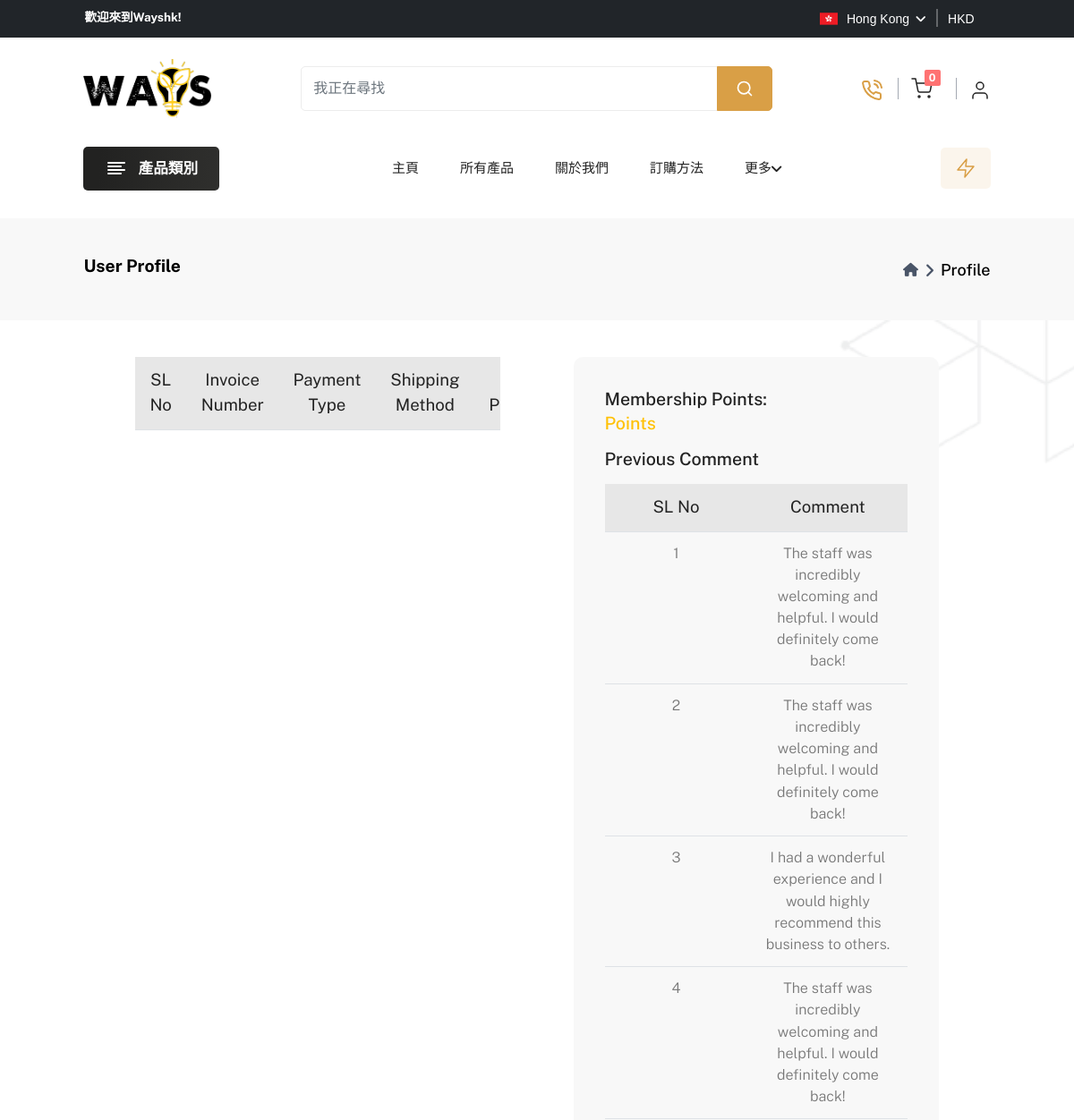
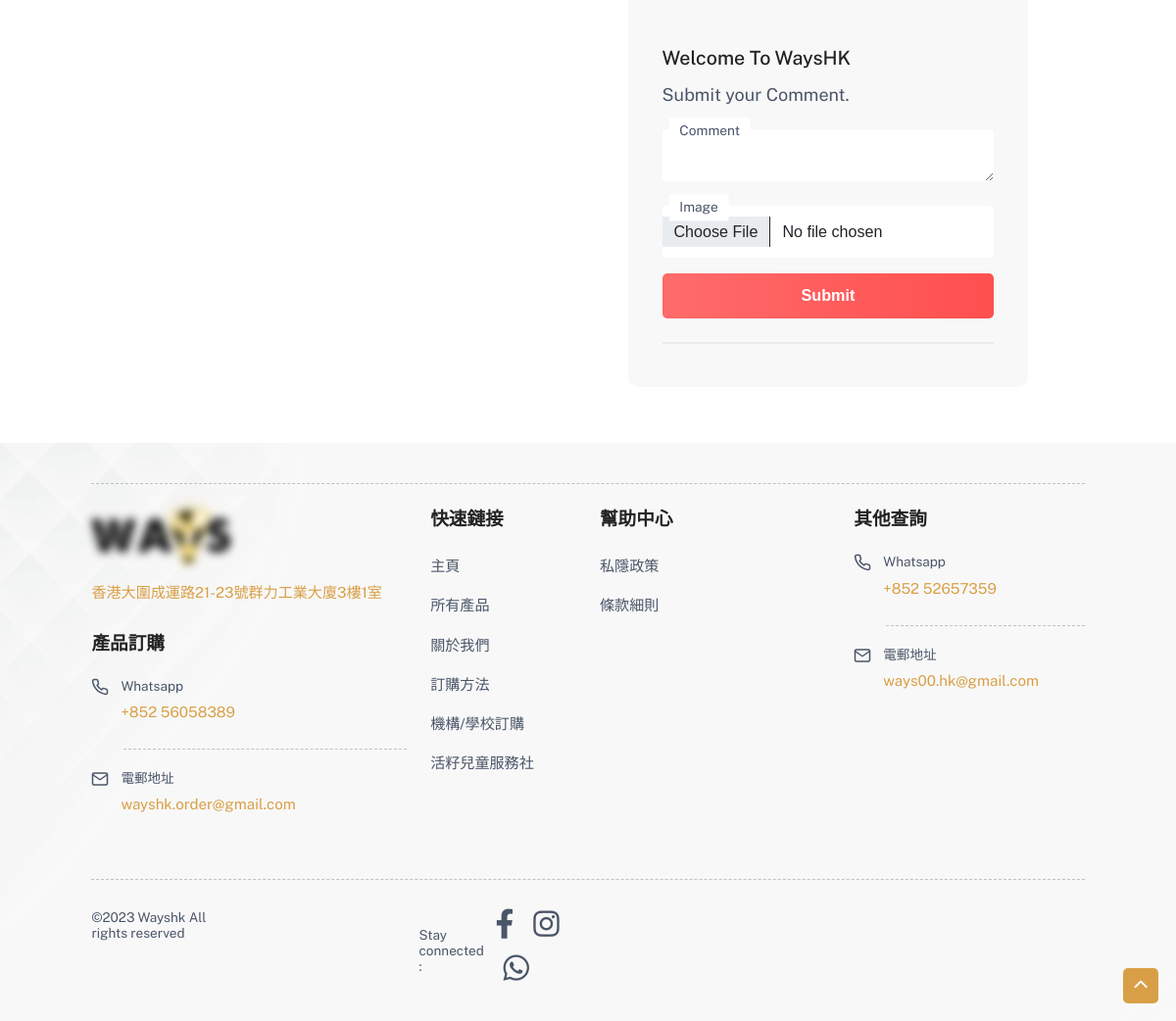
Page /profile.php (signed in) on the committed database (2 pictures, top to bottom).
### tables this page shows
CREATE TABLE `review` (
  `review_id` int(11) NOT NULL,
  `customer_id` int(11) NOT NULL,
  `image` varchar(500) NOT NULL,
  `description` text NOT NULL,
  `status` int(11) NOT NULL DEFAULT 0,
  `inserted_at` datetime NOT NULL
);

### admin/include/dbController.php (called while the page is built, shortened)
<?php
class DBController {
    private $host = "localhost";
    private $user = "root";
    private $password = "";
    private $database = "wayshk";
    private $conn;
    function __construct() {
        $this->conn = $this->connectDB();
    }
    function connectDB() {
        $conn = mysqli_connect($this->host,$this->user,$this->password,$this->database);
        return $conn;
    }
    function runQuery($query) {
        $result = mysqli_query($this->conn,$query);
        while($row=mysqli_fetch_assoc($result)) {
            $resultset[] = $row;
        }
        if(!empty($resultset))
            return $resultset;
    }
    function numRows($query) {
        $result  = mysqli_query($this->conn,$query);
        $rowcount = mysqli_num_rows($result);
        return $rowcount;
    }
}

### profile.php (the view, shortened to what this page needs)
<?php
include('admin/include/dbController.php');
$db_handle = new DBController();
if (!isset($_SESSION['id'])) {
    header('Location: index.php');
}else{
    $customer_id = $_SESSION['id'];
}
?>
<!DOCTYPE html>
<html lang="en">
<head>
    <?php include('include/css.php'); ?>
</head>
<body>
<?php
include('include/header.php');
?>
<section class="breadscrumb-section pt-0">
    <div class="container-fluid-lg">
        <div class="row">
            <div class="col-12">
                <div class="breadscrumb-contain">
                    <h2 class="mb-2">User Profile</h2>
                    <nav>
                        <ol class="breadcrumb mb-0">
                            <li class="breadcrumb-item">
                                <a href="index.php">
                                    <i class="fa-solid fa-house"></i>
                                </a>
                            </li>
                            <li class="breadcrumb-item active">Profile</li>
                        </ol>
                    </nav>
                </div>
            </div>
        </div>
    </div>
</section>
<section class="log-in-section background-image-2 section-b-space">
    <div class="container-fluid-lg w-100">
        <div class="row">
            <div class="col-xxl-6 col-xl-5 col-lg-6 d-lg-block d-none ms-auto">
                <div class="row">
                    <div class="col-12">
                        <div class="table-responsive">
                            <table class="table order-tab-table">
                                <thead>
                                <tr>
                                    <th>SL No</th>
                                    <th>Invoice Number</th>
                                    <th>Payment Type</th>
                                    <th>Shipping Method</th>
                                    <th>Price</th>
                                </tr>
                                </thead>
                            </table>
                        </div>
                    </div>
                </div>
            </div>
            <div class="col-xxl-4 col-xl-5 col-lg-6 col-sm-8 mx-auto">
                <div class="log-in-box">
                    <div class="log-in-title">
                        <h3>Membership Points:</h3>
                        <h3 class="text-warning">
                            <?php
                            $point = $db_handle->runQuery("SELECT SUM(points) as p FROM point WHERE customer_id = '$customer_id'");
                            ?>
                         Points</h3>
                    </div>
                    <div class="log-in-title">
                        <h3>Previous Comment</h3>
                    </div>
                    <div class="row">
                        <div class="col-12">
                            <div class="table-responsive">
                                <table class="table order-tab-table">
                                    <thead>
                                    <tr>
                                        <th>SL No</th>
                                        <th>Comment</th>
                                    </tr>
                                    </thead>
                                    <tbody>
                                    <?php
                                    $comment = $db_handle->runQuery("select * from review where customer_id = '$customer_id'");
                                    $no_comment = $db_handle->numRows("select * from review where customer_id = '$customer_id'");
                                    for($i=0; $i<$no_comment;$i++){
                                        ?>
                                        <tr>
                                            <td><?php echo $i+1;?></td>
                                            <td><?php echo $comment[$i]['description'];?></td>
                                        </tr>
                                        <?php
                                    }
                                    ?>
                                    </tbody>
                                </table>
                            </div>
                        </div>
                    </div>
                    <div class="log-in-title mt-5">
                        <h3>Welcome To WaysHK</h3>
                        <h4>Submit your Comment.</h4>
                    </div>
                    <div class="input-box">
                        <form class="row g-4" action="#" method="post" enctype="multipart/form-data">
                            <div class="col-12">
                                <div class="form-floating theme-form-floating log-in-form">
                                    <textarea class="form-control" rows="4" name="review"></textarea>
                                    <label for="email">Comment</label>
                                </div>
                            </div>
                            <div class="col-12">
                                <div class="form-floating theme-form-floating log-in-form">
                                    <input type="file" class="form-control" name="image">
                                    <label for="email">Image</label>
                                </div>
                            </div>
                            <div class="col-12 mt-3">
                                <button class="btn btn-animation w-100 justify-content-center" name="submit"
                                        type="submit">Submit
                                </button>
                            </div>
                        </form>
                    </div>
                    <div class="other-log-in">
                    </div>
                </div>
            </div>
        </div>
    </div>
</section>
<?php
include('include/footer.php');
?>
<div class="theme-option">
    <div class="back-to-top">
        <a id="back-to-top" href="#">
            <i class="fas fa-chevron-up"></i>
        </a>
    </div>
</div>
</body>
</html>

### rows in the picture
review: description "The staff was incredibly welcoming and helpful. I would definitely come back!"
review: description "The staff was incredibly welcoming and helpful. I would definitely come back!"
review: description "I had a wonderful experience and I would highly recommend this business to others."
review: description "The staff was incredibly welcoming and helpful. I would definitely come back!"

### other values in the picture
$total_quantity "0"
